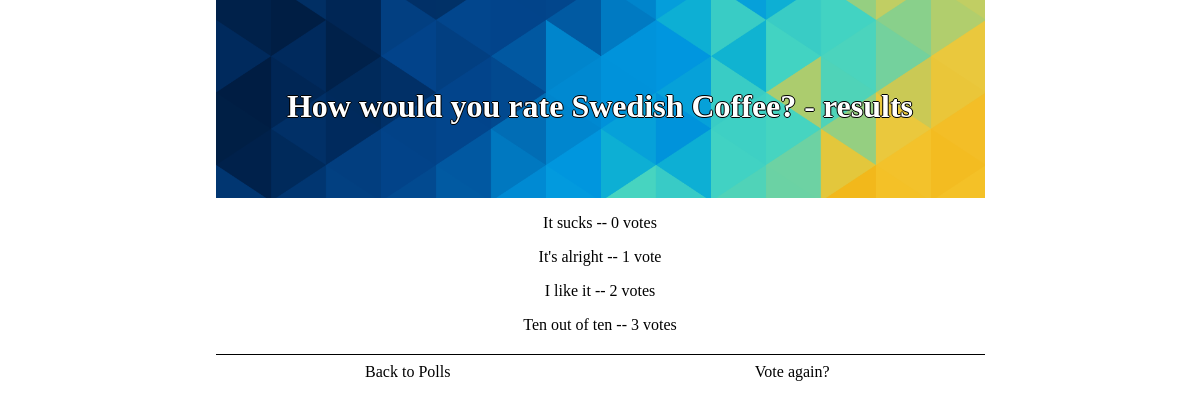
The page /polls/2/results/ on the database as committed earlier.
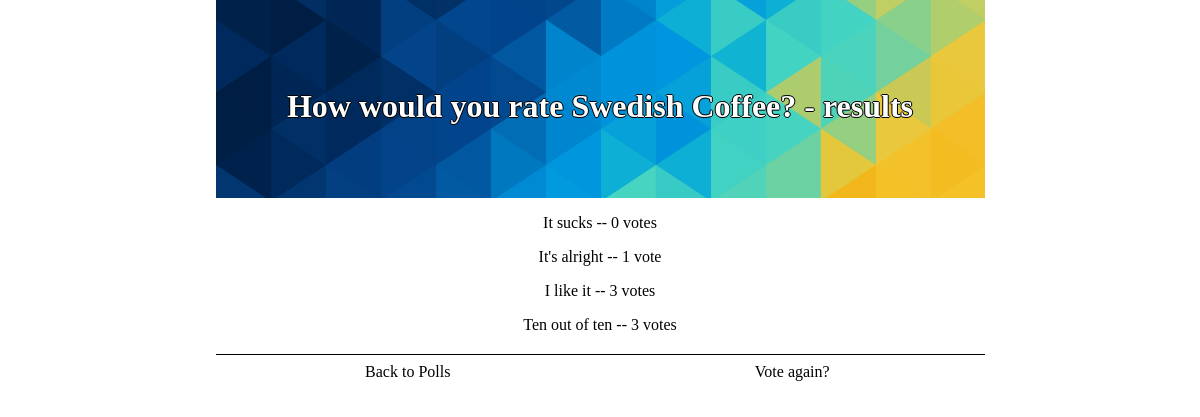
The same page on the database as committed later.
### polls/models.py (models this page shows, shortened)
class Choice(models.Model):
    question = models.ForeignKey(Question, on_delete=models.CASCADE)
    choice_text = models.CharField(max_length=200)
    votes = models.IntegerField(default=0)

### polls/views.py (the view)
# urls.py: url(r'^(?P<pk>[0-9]+)/results/$', views.ResultsView.as_view(), name='results'),
class ResultsView(generic.DetailView):
    model = Question
    template_name = 'polls/results.html'

### polls/templates/polls/results.html (shortened to what this page needs)
{% extends "polls/base.html" %}
{% load staticfiles %}
{% block header %}
    <h1>{{ question.question_text}} - results</h1>
{% endblock %}
{%block container %}
{% for choice in question.choice_set.all %}
    <p>{{ choice.choice_text }} -- {{ choice.votes }} vote{{ choice.votes|pluralize }}</p>
{% endfor %}
{% endblock %}
{% block rAction %}
    <a class="actionButton rbutton" href="{% url 'polls:detail' question.id %}">
        Vote again?
    </a>
{% endblock %}

Rows that differ between the two databases and show on the page:
changed Choice "I like it": votes "2" → "3"
